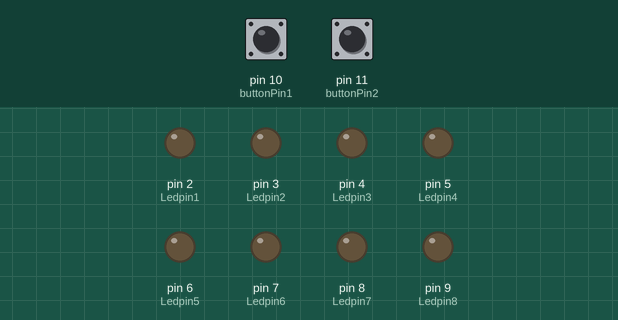
This sketch was run on a simulated Arduino Uno, built with avr-gcc and run on an emulated ATmega328P. Shown: output pins drawn as LEDs (lit = HIGH). Dashed ring = blinking. The test bench sets the inputs (shaded band); at power-on: pin 10 (buttonPin1) LOW, pin 11 (buttonPin2) LOW.

Above: at 1.2 s.
1.3 s: pin 10 (buttonPin1) pulled HIGH for 1 s
At 1.75 s:
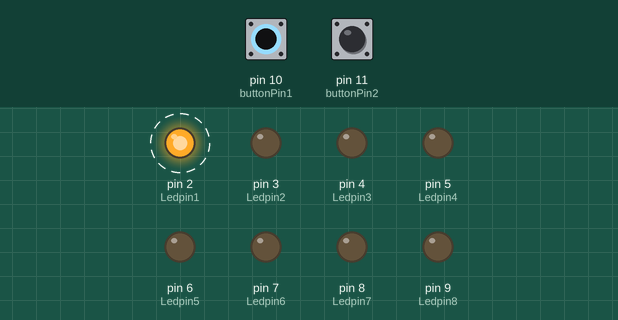
4.0 s: pin 10 (buttonPin1) pulled HIGH for 0.15 s
At 5.1 s:
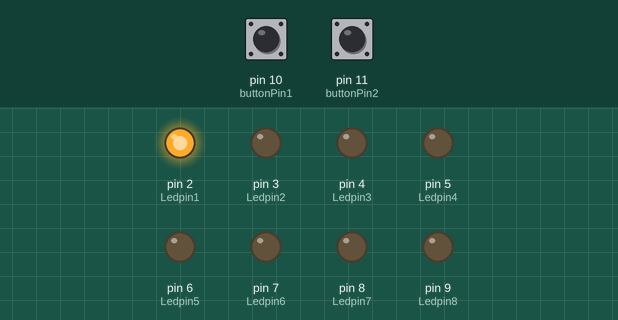
5.8 s: pin 10 (buttonPin1) pulled HIGH for 3.2 s
At 9.9 s:
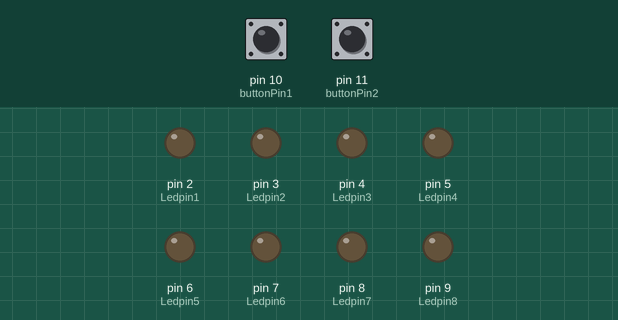
Timing chart, 0 to 11.4 s (numbered marks = the images above; inputs shaded):
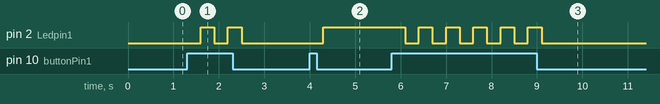

Measured:
- after the input at 1.3 s, pin 2 (Ledpin1): alternates HIGH for 0.30 s and LOW for 0.30 s, 4 changes in all, then stays LOW, starting after 0.30 s
- after the input at 4.0 s, pin 2 (Ledpin1): LOW → HIGH after 0.30 s
- after the input at 5.8 s, pin 2 (Ledpin1): alternates HIGH for 0.30 s and LOW for 0.30 s, 11 changes in all, then stays LOW, starting after 0.30 s

The sketch:

ButtonLED8variasi_switch.ino
```cpp
int buttonPin1 = 10;
int buttonPin2 = 11;
int Ledpin1 =  2;
int Ledpin2 =  3;
int Ledpin3 =  4;
int Ledpin4 =  5;
int Ledpin5 =  6;
int Ledpin6 =  7;
int Ledpin7 =  8;
int Ledpin8 =  9;

int buttonState1 = 0;
int buttonState2 = 0;

int count;

void setup() {
  Serial.begin(9600);
  pinMode(Ledpin1, OUTPUT);
  pinMode(Ledpin2, OUTPUT);
  pinMode(Ledpin3, OUTPUT);
  pinMode(Ledpin4, OUTPUT);
  pinMode(Ledpin5, OUTPUT);
  pinMode(Ledpin6, OUTPUT);
  pinMode(Ledpin7, OUTPUT);
  pinMode(Ledpin8, OUTPUT);
  pinMode(buttonPin1, INPUT);
  pinMode(buttonPin2, INPUT);
}

void loop() {
  buttonState1 = digitalRead(buttonPin1);
  buttonState2 = digitalRead(buttonPin2);

  if (buttonState1 == HIGH)
  {
    count++;
    delay(300);
    if(count==1){
      digitalWrite(Ledpin1,1);
      }
    if(count==2){
      offsemua();
      count=0;
      }
  }


//  if(buttonState2 == HIGH)
//  {
//    majukanan();
//  }
//  else
//  {
//    offsemua();
//  }


}

void majukanan (){
  digitalWrite(Ledpin1, 1); delay(100);
  digitalWrite(Ledpin2, 1); delay(100);
  digitalWrite(Ledpin3, 1); delay(100);
  digitalWrite(Ledpin4, 1); delay(100);
  digitalWrite(Ledpin5, 1); delay(100);
  digitalWrite(Ledpin6, 1); delay(100);
  digitalWrite(Ledpin7, 1); delay(100);
  digitalWrite(Ledpin8, 1); delay(100);
  digitalWrite(Ledpin1, 0); delay(100);
  digitalWrite(Ledpin2, 0); delay(100);
  digitalWrite(Ledpin3, 0); delay(100);
  digitalWrite(Ledpin4, 0); delay(100);
  digitalWrite(Ledpin5, 0); delay(100);
  digitalWrite(Ledpin6, 0); delay(100);
  digitalWrite(Ledpin7, 0); delay(100);
  digitalWrite(Ledpin8, 0); delay(100);

  }

void majukiri (){
  digitalWrite(Ledpin8, 1); delay(100);
  digitalWrite(Ledpin7, 1); delay(100);
  digitalWrite(Ledpin6, 1); delay(100);
  digitalWrite(Ledpin5, 1); delay(100);
  digitalWrite(Ledpin4, 1); delay(100);
  digitalWrite(Ledpin3, 1); delay(100);
  digitalWrite(Ledpin2, 1); delay(100);
  digitalWrite(Ledpin1, 1); delay(100);
  digitalWrite(Ledpin8, 0); delay(100);
  digitalWrite(Ledpin7, 0); delay(100);
  digitalWrite(Ledpin6, 0); delay(100);
  digitalWrite(Ledpin5, 0); delay(100);
  digitalWrite(Ledpin4, 0); delay(100);
  digitalWrite(Ledpin3, 0); delay(100);
  digitalWrite(Ledpin2, 0); delay(100);
  digitalWrite(Ledpin1, 0); delay(100);
  }

void tengahluar (){
  digitalWrite(Ledpin4, 1);
  digitalWrite(Ledpin5, 1); delay(200);
  digitalWrite(Ledpin3, 1);
  digitalWrite(Ledpin6, 1); delay(200);
  digitalWrite(Ledpin2, 1);
  digitalWrite(Ledpin7, 1); delay(200);
  digitalWrite(Ledpin1, 1);
  digitalWrite(Ledpin8, 1); delay(200);
  digitalWrite(Ledpin4, 0);
  digitalWrite(Ledpin5, 0); delay(200);
  digitalWrite(Ledpin3, 0);
  digitalWrite(Ledpin6, 0); delay(200);
  digitalWrite(Ledpin2, 0);
  digitalWrite(Ledpin7, 0); delay(200);
  digitalWrite(Ledpin1, 0);
  digitalWrite(Ledpin8, 0); delay(200);
  }

  void offsemua (){
  digitalWrite(Ledpin1, 0);
  digitalWrite(Ledpin2, 0);
  digitalWrite(Ledpin3, 0);
  digitalWrite(Ledpin4, 0);
  digitalWrite(Ledpin5, 0);
  digitalWrite(Ledpin6, 0);
  digitalWrite(Ledpin7, 0);
  digitalWrite(Ledpin8, 0);
    }
```
